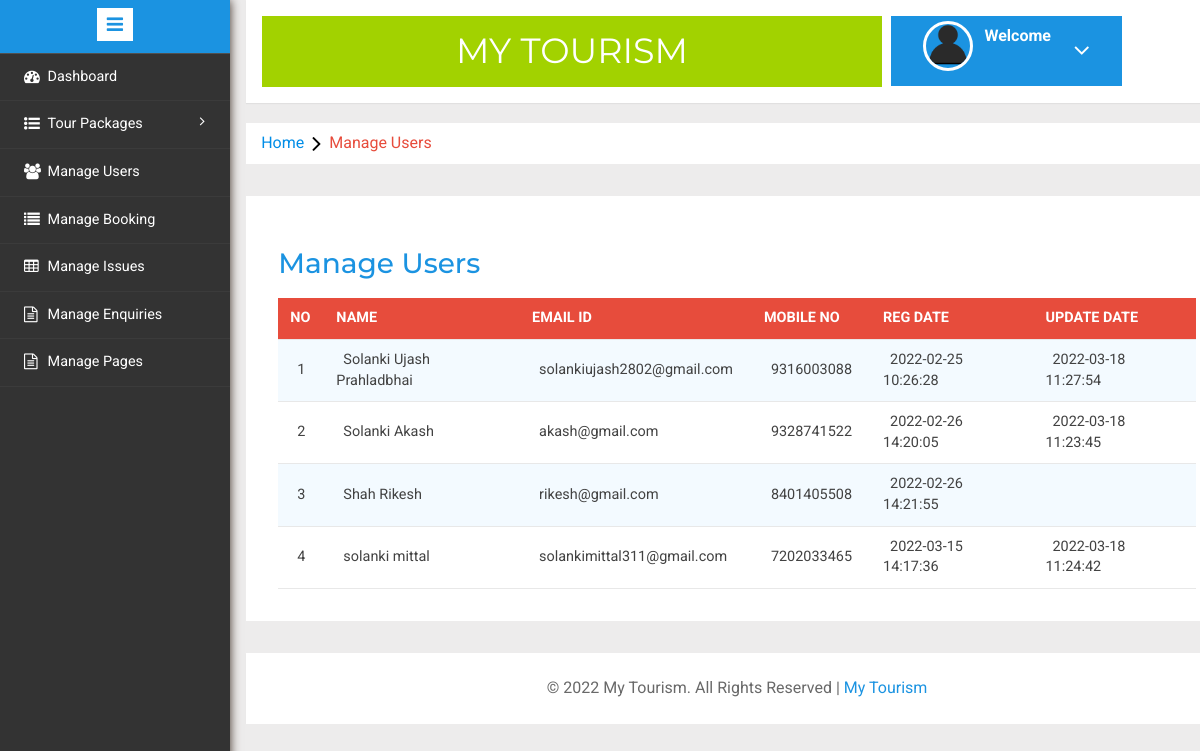
Screenshot of /admin/manage-users.php with the database file from the repository.
### tables this page shows
CREATE TABLE `tblusers` (
  `id` int(11) NOT NULL,
  `FullName` varchar(111) NOT NULL,
  `MobileNumber` char(10) NOT NULL,
  `EmailId` varchar(89) NOT NULL,
  `Password` varchar(111) NOT NULL,
  `RegDate` timestamp NOT NULL DEFAULT current_timestamp(),
  `UpdationDate` timestamp NULL DEFAULT NULL ON UPDATE current_timestamp()
);

### admin/manage-users.php (the view, shortened to what this page needs)
<?php
include('includes/connection.php');
	?>
<!DOCTYPE HTML>
<html>
<head>
<link href="css/bootstrap.min.css" rel='stylesheet' type='text/css' />
<link href="css/style.css" rel='stylesheet' type='text/css' />
<link rel="stylesheet" href="css/morris.css" type="text/css"/>
<link href="css/font-awesome.css" rel="stylesheet">
<link rel="stylesheet" type="text/css" href="css/table-style.css" />
<link rel="stylesheet" type="text/css" href="css/basictable.css" />
<link rel="stylesheet" href="css/icon-font.min.css" type='text/css' />
</head>
<body>
   <div class="page-container">
<div class="left-content">
	   <div class="mother-grid-inner">
				<?php include('includes/header.php');?>
				</div>
<ol class="breadcrumb">
                <li class="breadcrumb-item"><a href="dashboard.php">Home</a><i class="fa fa-angle-right"></i>Manage Users</li>
            </ol>
<div class="agile-grids">
				<div class="agile-tables">
					<div class="w3l-table-info">
					  <h2>Manage Users</h2>
					    <table id="table">
						<thead>
						  <tr>
						  <th scope="col">No</th>
      					  <th scope="col">Name</th>
      					  <th scope="col">Email Id</th>
      					  <th scope="col">Mobile No</th>
      					  <th scope="col">Reg Date</th>
      					  <th scope="col">Update Date</th>
						  </tr>
						</thead>
						<tbody>
<?php $sql = "SELECT * FROM `tblusers`";
$result = mysqli_query($conn,$sql);
$cnn=1;
while($row = mysqli_fetch_array($result))
{
	echo ' <tr>
	<td>'.$cnn.'</td>
	<td>'.$row["FullName"].'</td>
	<td>'.$row["EmailId"].'</td>
	<td>'.$row["MobileNumber"].'</td>
	<td>'.$row["RegDate"].'</td>
	<td>'.$row["UpdationDate"].'</td>
  </tr>';
  $cnn++;
}
						 ?>
						</tbody>
					</div>
			</div>
			</div>
<?php include('includes/footer.php');?>
</div>
</div>
						<?php include('includes/sidebarmenu.php');?>
</body>
</html>

### admin/css/table-style.css (style rules this page uses)
table { background: white; border-collapse: collapse; margin: 1.25em 0 0; width: 100%; }
table tr, table th, table td { border: none; border-bottom: 1px solid #e8e8e8; font-size: .95em; }
table th, table td { padding: 10px 12px; text-align: left; }
table th { background: #e74c3c; color: #fff; text-transform: uppercase; }
table tr td { background: #f3faff; color: #424242; }
table tr:nth-of-type(2n+2) td { background: #ffffff; }
table { width: 100%; }

### rows the page displays
tblusers: FullName "Solanki Ujash Prahladbhai", EmailId "solankiujash2802@gmail.com", MobileNumber "9316003088", RegDate "2022-02-25 10:26:28", UpdationDate "2022-03-18 11:27:54"
tblusers: FullName "Solanki Akash", EmailId "akash@gmail.com", MobileNumber "9328741522", RegDate "2022-02-26 14:20:05", UpdationDate "2022-03-18 11:23:45"
tblusers: FullName "Shah Rikesh", EmailId "rikesh@gmail.com", MobileNumber "8401405508", RegDate "2022-02-26 14:21:55"
tblusers: FullName "solanki mittal", EmailId "solankimittal311@gmail.com", MobileNumber "7202033465", RegDate "2022-03-15 14:17:36", UpdationDate "2022-03-18 11:24:42"
